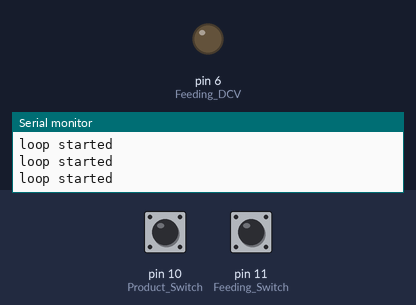
Bench run of a sketch on a simulated Arduino Uno, built with avr-gcc and run on an emulated ATmega328P. Parts: output pins drawn as LEDs (lit = HIGH), the last lines printed to the serial monitor. The test bench sets the inputs (shaded band); at power-on: pin 10 (Product_Switch) HIGH, pin 11 (Feeding_Switch) HIGH.

Above: at 1.2 s.
1.3 s: pin 10 (Product_Switch) pulled LOW for 0.15 s
4.4 s: pin 11 (Feeding_Switch) pulled LOW for 3.2 s
At 8.4 s:
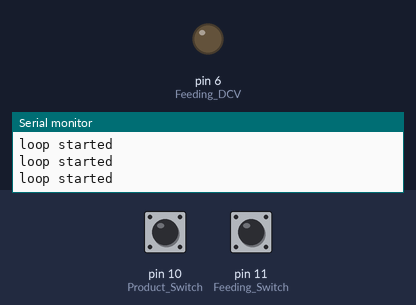
9.1 s: pin 10 (Product_Switch) pulled LOW for 1 s
At 12.9 s:
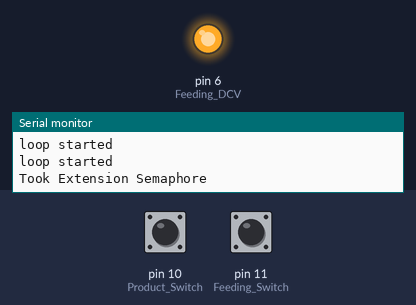
13.1 s: pin 11 (Feeding_Switch) driven LOW
At 15.9 s:
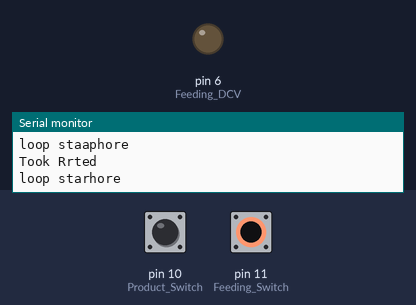
16.1 s: pin 11 (Feeding_Switch) driven HIGH
17.6 s: pin 10 (Product_Switch) pulled LOW for 3.2 s
At 21.9 s:
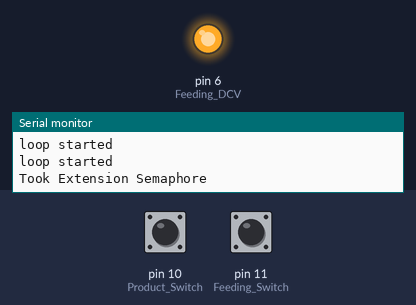
Timing chart, 0 to 23.3 s (numbered marks = the images above; inputs shaded):
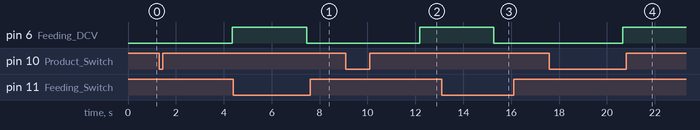

Measured:
- after the input at 1.3 s, pin 6 (Feeding_DCV): LOW → HIGH after 3.1 s
- after the input at 4.4 s, pin 6 (Feeding_DCV): HIGH → LOW after 3.1 s
- after the input at 9.1 s, pin 6 (Feeding_DCV): LOW → HIGH after 3.1 s
- after the input at 13.1 s, pin 6 (Feeding_DCV): HIGH → LOW after 2.2 s
- after the input at 17.6 s, pin 6 (Feeding_DCV): LOW → HIGH after 3.1 s

The sketch:

FEEDING_RTOS3.ino
```cpp
/*********************************************************************************************************************************
*
* FILE-NAME : ECU1
*
* AUTHOR : TEAM 2
*
* DESCRIPTION : Arduino Uno code that control the feeding terminal
*
***********************************************************************************************************************************/

#include "Arduino_FreeRTOS.h"
#include "semphr.h"
#include "ezButton.h"

/*********************************************************************************************************************************
******************************************     Pins Declaration      *************************************************************
**********************************************************************************************************************************/

ezButton Feeding_Switch(11);    // create ezButton object that attach to pin 11 to check that product reached end position of feeding
ezButton Product_Switch(10);    // create ezButton object that attach to pin 10 to check that product is available in magazine
#define Feeding_DCV 6           // attach pin 5 to control the relay output to the 5/2 DCV controlling the Pneumatic Piston Cylinder
enum Feeder_State{OFF,ON};

/*********************************************************************************************************************************
******************************************       Semaphores        ***************************************************************
**********************************************************************************************************************************/

SemaphoreHandle_t Feeding_extend;
SemaphoreHandle_t Feeding_retract;

/*********************************************************************************************************************************
*****************************************      Setup Function      ***************************************************************
**********************************************************************************************************************************/

// the setup function runs once when you press reset or power the board
void setup() {
  pinMode(Feeding_DCV, OUTPUT);                             // DCV Declared as output
  Product_Switch.setDebounceTime(50);
  Feeding_Switch.setDebounceTime(50);                       // set debounce time to 50 milliseconds
  Serial.begin(9600);
  Feeding_extend = xSemaphoreCreateBinary();
  Feeding_retract = xSemaphoreCreateBinary();
  xTaskCreate(Feeding_Sensing, "Task1", 100, NULL, 1, NULL);
  xTaskCreate(Feeding_Forward, "Task2", 100, NULL, 2, NULL);
  xTaskCreate(Feeding_Backward, "Task3", 100, NULL, 2, NULL);
}

/*********************************************************************************************************************************
*****************************************      LOOP Function      ****************************************************************
**********************************************************************************************************************************/

// the loop function runs over and over again forever
void loop() {

}

/*********************************************************************************************************************************
********************************************     Customized RTOS Functions     ***************************************************
**********************************************************************************************************************************/

// Function to check whether the pneumatic piston should extend or retract
void Feeding_Sensing (void* ptr)
{
  while(1)
  {
    Serial.println("loop started");
    Product_Switch.loop();                                        // MUST call the loop() function first
    Feeding_Switch.loop();
    int endposition = Feeding_Switch.getState();
    int available = Product_Switch.getState();

    if((available == LOW) && (endposition == HIGH))               // product available at the magazine and nothing at the end position
      {
        delay(3000);
        xSemaphoreGive(Feeding_extend);
      }
    else if (Feeding_Switch.isPressed() || endposition == LOW)
      {
        xSemaphoreGive(Feeding_retract);
      }
  }
}

/***********************************************************************************************************************************************
************************************************************************************************************************************************/

// Function that brings the piston forward to feed products
void Feeding_Forward (void* ptr)
{
  while(1){
    xSemaphoreTake(Feeding_extend,portMAX_DELAY);
    Serial.println("Took Extension Semaphore");
    digitalWrite(Feeding_DCV,ON);
  }
}

/***********************************************************************************************************************************************
************************************************************************************************************************************************/

// Function that brings the piston backward after product is fed
void Feeding_Backward (void* ptr)
{
  while(1){
    xSemaphoreTake(Feeding_retract,portMAX_DELAY);
    Serial.println("Took Retraction Semaphore");
    digitalWrite(Feeding_DCV,OFF);
  }
}
```
